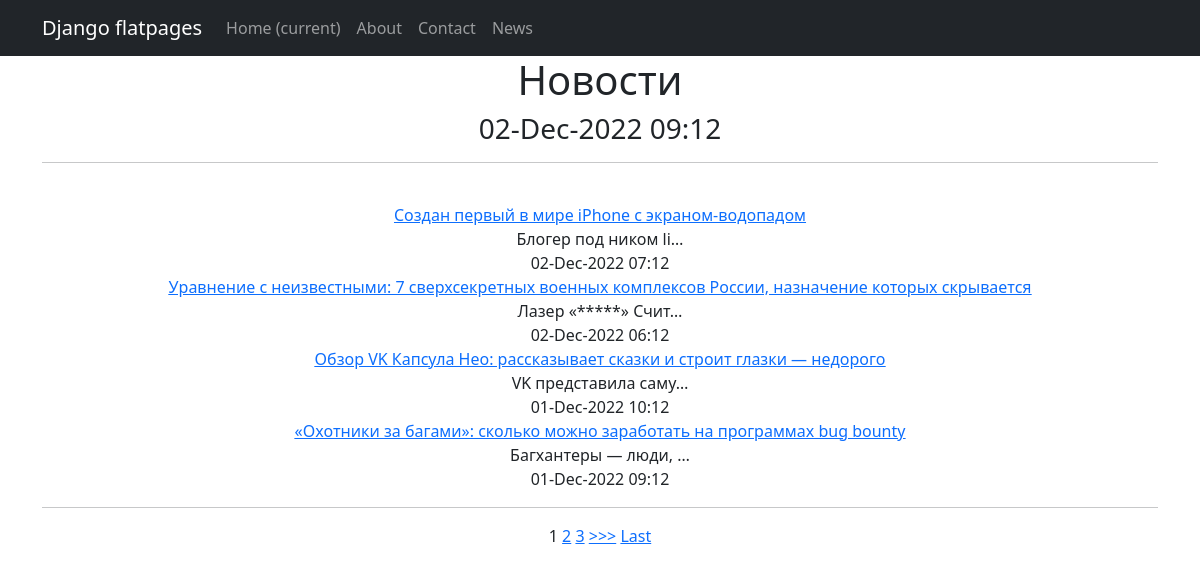
Page /news/ on the committed database.
### news/models.py (models this page shows, shortened)
class Post(models.Model):
    author = models.ForeignKey(Author, on_delete=models.CASCADE)
    News = 'NW'
    Article  = 'AR'
    CATEGORY_CHOICES = (
        (News, 'Новость'),
        (Article , 'Статья'),
    )
    categoryType = models.CharField(max_length=2, choices=CATEGORY_CHOICES, default=Article)
    dateCreation = models.DateTimeField(auto_now_add=True)
    postCategory = models.ManyToManyField(Category, through='PostCategory')
    title = models.CharField(max_length=128)
    text = models.TextField()
    rating = models.SmallIntegerField(default=0)

### news/views.py (the view)
# urls.py: path('', PostList.as_view()),
class PostList(ListView):
    model = Post
    template_name = 'News_list.html'
    context_object_name = 'news'
    queryset = Post.objects.order_by('-dateCreation')
    paginate_by = 1  # поставим постраничный вывод в один элемент
    def get_context_data(self, **kwargs):
        context = super().get_context_data(**kwargs)
        context['filter'] = PostFilter(self.request.GET, queryset=self.get_queryset())  # вписываем наш фильтр в контекст
        context['time_now'] = datetime.utcnow()
        context['value1'] = None
        return context

### news/templatetags/custom_filters.py (called while the page is built)
@register.filter(name='censor')
def censor(value):
    for word in censor_list:
        value = value.replace(word, '*****')
    return value

### templates/News_list.html (shortened to what this page needs)
{% extends 'flatpages/default.html' %}
{% load custom_filters %}
{% block content %}
    <h1>Новости</h1>
    <h3>{{ time_now|date:'d-M-Y H:m' }}</h3>
    {% if news %}
<hr>
   {% for news in filter.qs %}
        <tr>
            <td>
               <br> <a href="{% url 'post_detail' news.id %}"><u>{{ news.title|censor }}</u> </a>
            </td>
            <td>
                <br>{{ news.text|truncatechars:20|censor }}
            </td>
            <td>
                <br> {{ news.dateCreation|date:'d-M-Y H:m' }}
            </td>
        </tr>
    {% endfor %}
    {% else %}
        <h1>Новостей нет!</h1>
    {% endif %}
{% if is_paginated %}
<hr>
    {% for num in page_obj.paginator.page_range %}
        {% if page_obj.number == num %}
            <a>{{ num }}</a>
        {% elif num > page_obj.number|add:'-3' and num < page_obj.number|add:'3' %}
            <a href="?page={{ num }}">{{ num }}</a>
        {% endif %}
    {% endfor %}
    {% if page_obj.has_next %}
        <a href="?page={{ page_obj.next_page_number }}">>>></a>
        <a href="?page={{ page_obj.paginator.num_pages }}">Last</a>
    {% endif %}
{% endif %}
{% endblock content %}

### templates/flatpages/default.html (shortened to what this page needs)
<!DOCTYPE html>
<html lang="en">
    <head>
        {% load static %}
        <link href="{% static 'css/styles.css' %}" rel="stylesheet" />
    </head>
    <body>
        <nav class="navbar navbar-expand-lg navbar-dark bg-dark static-top">
               <div class="container">
                   <a class="navbar-brand" href="#">Django flatpages</a>
                   <div class="collapse navbar-collapse" id="navbarResponsive">
                       <ul class="navbar-nav ml-auto">
                           <li class="nav-item active">
                               <a class="nav-link" href="#">Home
                                   <span class="sr-only">(current)</span>
                               </a>
                           </li>
                           <li class="nav-item">
                               <a class="nav-link" href="/about/">About</a>
                           </li>
                           <li class="nav-item">
                               <a class="nav-link" href="/contact/">Contact</a>
                           </li>
                           <li class="nav-item">
                               <a class="nav-link" href="/news/">News</a>
                           </li>
                       </ul>
                   </div>
               </div>
        </nav>
        <div class="container">
            <div class="row">
              <div class="col-lg-12 text-center">
                    {% block content %}{% endblock content %}
              </div>
            </div>
        </div>
    </body>
</html>

### rows in the picture
Post: title|censor "Создан первый в мире iPhone с экраном-водопадом", text|censor "Блогер под ником li…", dateCreation "02-Dec-2022 07:12"
Post: title|censor "Уравнение с неизвестными: 7 сверхсекретных военных комплексов России, назначение которых скрывается", text|censor "Лазер «*****» Счит…", dateCreation "02-Dec-2022 06:12"
Post: title|censor "Обзор VK Капсула Нео: рассказывает сказки и строит глазки — недорого", text|censor "VK представила саму…", dateCreation "01-Dec-2022 10:12"
Post: title|censor "«Охотники за багами»: сколько можно заработать на программах bug bounty", text|censor "Багхантеры — люди, …", dateCreation "01-Dec-2022 09:12"

### other values in the picture
{{ time_now|date:'d-M-Y H:m' }} "02-Dec-2022 09:12"
{{ num }} "1"
{{ num }} "2" "3"
